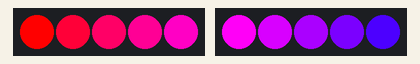
Simulated run of this sketch. Board: Arduino Uno, built with avr-gcc and run on an emulated ATmega328P. On the bench: 2 × 5 RGB LEDs in strip order, left to right.

Above: at 0.15 s.
At 4.76 s:
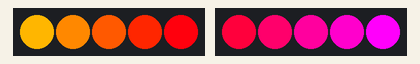
At 9.99 s:
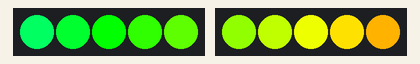
At 19.84 s:
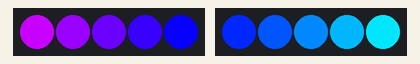
At 29.69 s:
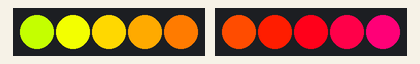
At 39.84 s:
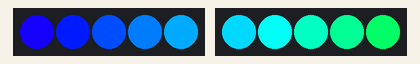
Timing chart, 0 to 40.0 s (numbered marks = the images above):
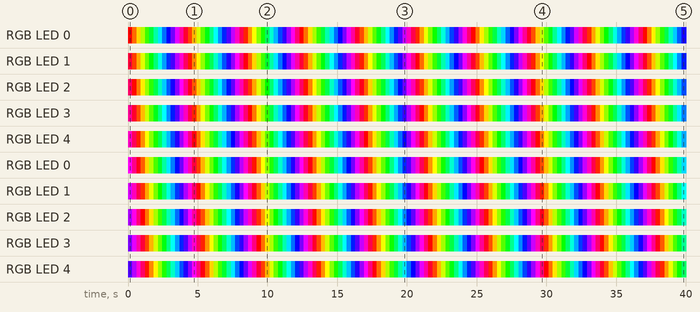

The sketch:

test_LED.ino
```cpp
/* This example shows how to display a moving rainbow pattern on
 * an APA102-based LED strip. */

/* By default, the APA102 library uses pinMode and digitalWrite
 * to write to the LEDs, which works on all Arduino-compatible
 * boards but might be slow.  If you have a board supported by
 * the FastGPIO library and want faster LED updates, then install
 * the FastGPIO library and uncomment the next two lines: */
// #include <FastGPIO.h>
// #define APA102_USE_FAST_GPIO

#include <APA102.h>

// Define which pins to use.
const uint8_t dataPin1 = 22;
const uint8_t clockPin1 = 23;
APA102<dataPin1, clockPin1> ledStrip1;

const uint8_t dataPin2 = 25;
const uint8_t clockPin2 = 26;
APA102<dataPin2, clockPin2> ledStrip2;

// Set the number of LEDs to control.
const uint16_t ledCount1 = 5;
const uint16_t ledCount2 = 5;
const uint16_t ledCount = ledCount1 + ledCount2;

// Create a buffer for holding the colors (3 bytes per color).
rgb_color colours1[ledCount1];
rgb_color colours2[ledCount2];

// Set the brightness to use (the maximum is 31).
const uint8_t brightness = 31;

void setup()
{
}

/* Converts a color from HSV to RGB.
 * h is hue, as a number between 0 and 360.
 * s is the saturation, as a number between 0 and 255.
 * v is the value, as a number between 0 and 255. */
rgb_color hsvToRgb(uint16_t h, uint8_t s, uint8_t v)
{
    uint8_t f = (h % 60) * 255 / 60;
    uint8_t p = (255 - s) * (uint16_t)v / 255;
    uint8_t q = (255 - f * (uint16_t)s / 255) * (uint16_t)v / 255;
    uint8_t t = (255 - (255 - f) * (uint16_t)s / 255) * (uint16_t)v / 255;
    uint8_t r = 0, g = 0, b = 0;
    switch((h / 60) % 6){
        case 0: r = v; g = t; b = p; break;
        case 1: r = q; g = v; b = p; break;
        case 2: r = p; g = v; b = t; break;
        case 3: r = p; g = q; b = v; break;
        case 4: r = t; g = p; b = v; break;
        case 5: r = v; g = p; b = q; break;
    }
    return rgb_color(r, g, b);
}

void loop()
{
  uint8_t time = millis() >> 4;
  uint8_t j = 0;

  for(uint16_t i = 0; i < ledCount; i++)
  {
    uint8_t p = time - i * 8;
    if (i<5){
      colours1[i] = hsvToRgb((uint32_t)p * 359 / 256, 255, 255);
    }
    else{
      j = i - 5;
      colours2[j] = hsvToRgb((uint32_t)p * 359 / 256, 255, 255);
    }
  }

  ledStrip1.write(colours1, ledCount1, brightness);
  ledStrip2.write(colours2, ledCount2, brightness);

  delay(10);
}
```

Measured:
- by itself, RGB LED 0: off → RGB(255, 0, 0) at 0.00 s, → RGB(255, 106, 0) 0.31 s later, → RGB(255, 216, 0) 0.31 s later, → RGB(179, 255, 0) 0.31 s later, … (130 changes in this stretch)
- by itself, RGB LED 1: off → RGB(255, 0, 56) at 0.00 s, → RGB(255, 59, 0) 0.31 s later, → RGB(255, 170, 0) 0.31 s later, → RGB(226, 255, 0) 0.31 s later, … (130 changes in this stretch)
